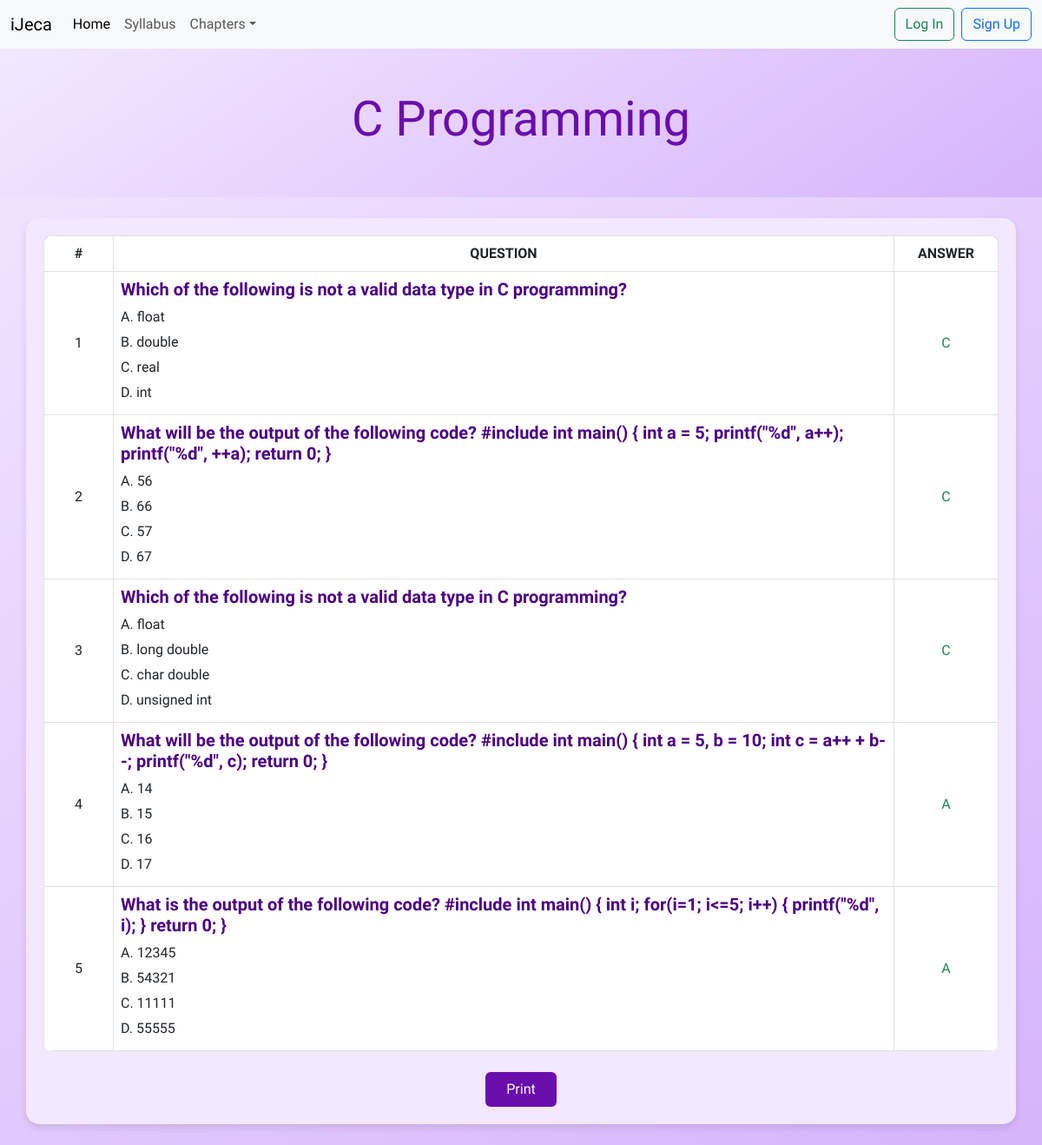
/questions?string=1, run on the app's committed database.
### tables this page shows
CREATE TABLE `chapters` (
  `ID` int(11) NOT NULL,
  `name` varchar(255) NOT NULL,
  `photo` varchar(255) NOT NULL,
  `syllabus` text NOT NULL
);

CREATE TABLE `questions` (
  `id` int(11) NOT NULL,
  `question_text` varchar(255) DEFAULT NULL,
  `option_a` varchar(255) DEFAULT NULL,
  `option_b` varchar(255) DEFAULT NULL,
  `option_c` varchar(255) DEFAULT NULL,
  `option_d` varchar(255) DEFAULT NULL,
  `correct_answer` varchar(1) DEFAULT NULL,
  `chapter_id` bigint(20) NOT NULL
);

### questions.php (the view)
<?php
  include 'header.php';
  $chapter_id = $_REQUEST['string'];
  $i = 1;
  $sql = "SELECT question_text, option_a, option_b, option_c, option_d, correct_answer FROM questions WHERE chapter_id = $chapter_id";
  $result = mysqli_query($con, $sql);
?>
<div class="jumbotron jumbotron-fluid jumbotron-custom" style="background: linear-gradient(145deg, #f3e8ff, #d6b4fc); color: #4b0082;">
  <div class="container text-center">
    <?php
      $sql = "SELECT name FROM chapters WHERE ID = $chapter_id";
      $result1 = mysqli_query($con, $sql);
      $row = mysqli_fetch_assoc($result1);
    ?>
    <h1 class="display-4 font-weight-bold" style="color: #6a0dad;"><?php echo $row['name']; ?></h1>
  </div>
</div>
<div class="container my-4" style="background: #f3e8ff; border-radius: 15px; padding: 20px; box-shadow: 0px 4px 8px rgba(0, 0, 0, 0.1);">
  <table class="table table-bordered table-hover" style="background: white; border-radius: 10px; overflow: hidden;">
    <thead class="text-white" style="background: #6a0dad;">
      <tr class="text-center">
        <th style="width: 80px;">#</th>
        <th>Question</th>
        <th style="width: 120px;">Answer</th>
      </tr>
    </thead>
    <tbody>
      <?php
        while ($row = mysqli_fetch_assoc($result)) {
      ?>
      <tr>
        <th scope="row" class="text-center"><?php echo $i ?></th>
        <td>
          <div>
            <h5 style="color: #4b0082;"><?php echo $row['question_text'] ?></h5>
            <p style="margin: 5px 0;">A. <?php echo $row['option_a'] ?></p>
            <p style="margin: 5px 0;">B. <?php echo $row['option_b'] ?></p>
            <p style="margin: 5px 0;">C. <?php echo $row['option_c'] ?></p>
            <p style="margin: 5px 0;">D. <?php echo $row['option_d'] ?></p>
          </div>
        </td>
        <td class="text-center font-weight-bold text-success"><?php echo $row['correct_answer'] ?></td>
      </tr>
      <?php
        $i++;
      }
      ?>
    </tbody>
  </table>
  <div class="text-center mt-4">
    <button class="btn btn-primary px-4 py-2" onclick="window.print()" style="background: #6a0dad; border: none;">Print</button>
  </div>
</div>
<?php
  include 'footer.php';
?>

### style.css (style rules this page uses)
body { font-family: "Bai Jamjuree", sans-serif; }
.jumbotron { background-color: #f9fafc; padding: 3rem; border-radius: 0; margin-bottom: 0; }
h1, h2, h3, h4, h5, h6 { font-weight: bold; }
.table th, .table td { vertical-align: middle; }
.table thead th { font-weight: 600; text-transform: uppercase; border-top: none; }
.table tbody th { font-weight: 500; border-top: none; }
.table tbody td { border-top: 1px solid #dee2e6; }
.table tbody tr:last-child td { border-bottom: none; }

### data on the page
chapters: name "C Programming"
questions: question_text "Which of the following is not a valid data type in C programming?", option_a "float", option_b "double", option_c "real", option_d "int", correct_answer "C"
questions: question_text "What will be the output of the following code? #include int main() { int a = 5; printf(\"%d\", a++); printf(\"%d\", ++a); return 0; }", option_a "56", option_b "66", option_c "57", option_d "67", correct_answer "C"
questions: question_text "Which of the following is not a valid data type in C programming?", option_a "float", option_b "long double", option_c "char double", option_d "unsigned int", correct_answer "C"
questions: question_text "What will be the output of the following code? #include int main() { int a = 5, b = 10; int c = a++ + b--; printf(\"%d\", c); return 0; }", option_a "14", option_b "15", option_c "16", option_d "17", correct_answer "A"
questions: question_text "What is the output of the following code? #include int main() { int i; for(i=1; i<=5; i++) { printf(\"%d\", i); } return 0; }", option_a "12345", option_b "54321", option_c "11111", option_d "55555", correct_answer "A"
